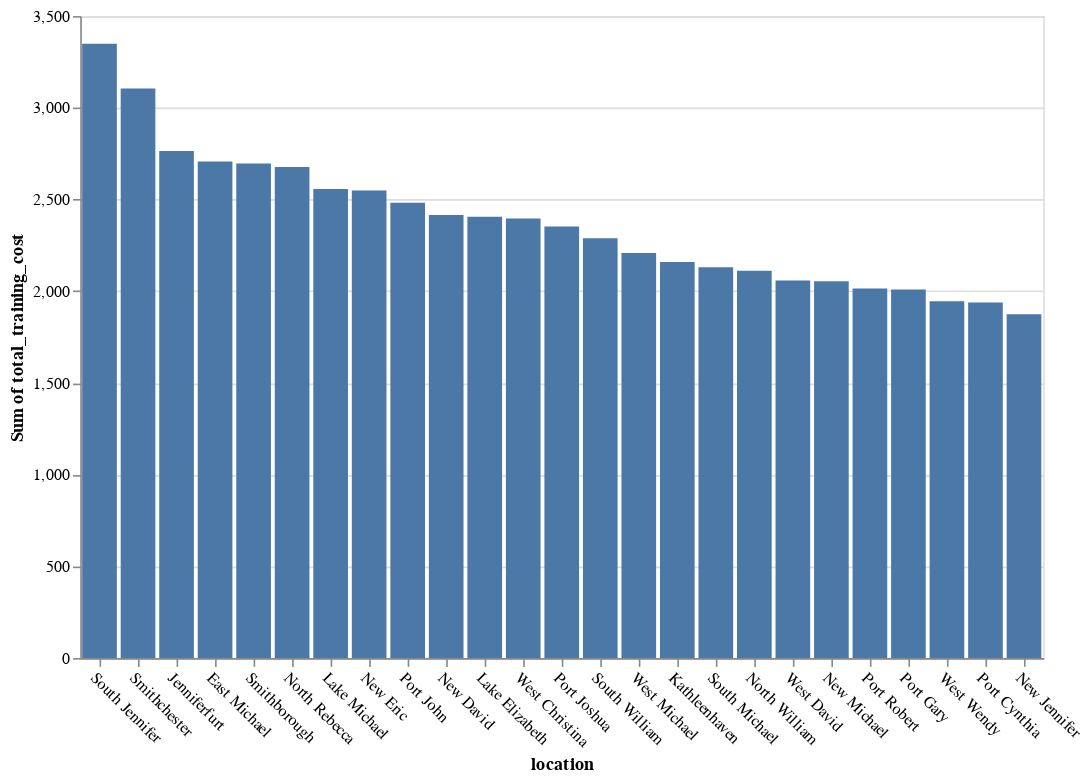

Notebook code for this chart:
### Code cell
prepare_vega(eval_df['vega'].values[3], pd.DataFrame(eval(eval_df['data'].values[3])))

### Figure 1 — Vega-Lite specification as saved in the notebook (floating-point values rounded to 4 significant figures; data arrays with more than 128 entries replaced by an {"elided": "..."} marker saying what was removed)
{"config": {"view": {"continuousWidth": 300, "continuousHeight": 300}}, "data": {"name": "data-55539427f6ff0ca2f27358a499240aea"}, "mark": "bar", "description": "Calculate the total training cost for each location and display the results in descending order of total cost", "encoding": {"tooltip": [{"field": "location", "type": "nominal"}, {"field": "total_training_cost", "type": "nominal"}], "x": {"axis": {"labelAngle": 45}, "field": "location", "sort": "-y", "type": "nominal"}, "y": {"aggregate": "sum", "field": "total_training_cost", "type": "quantitative"}}, "height": 400, "params": [{"name": "param_11", "select": {"type": "interval", "encodings": ["x", "y"]}, "bind": "scales"}], "transform": [{"window": [{"op": "row_number", "as": "rank"}], "sort": [{"field": "-y", "order": "descending"}]}, {"filter": {"field": "rank", "lte": 25}}], "width": 600, "$schema": "https://vega.github.io/schema/vega-lite/v5.json", "datasets": {"data-55539427f6ff0ca2f27358a499240aea": {"elided": "2738 records"}}}
